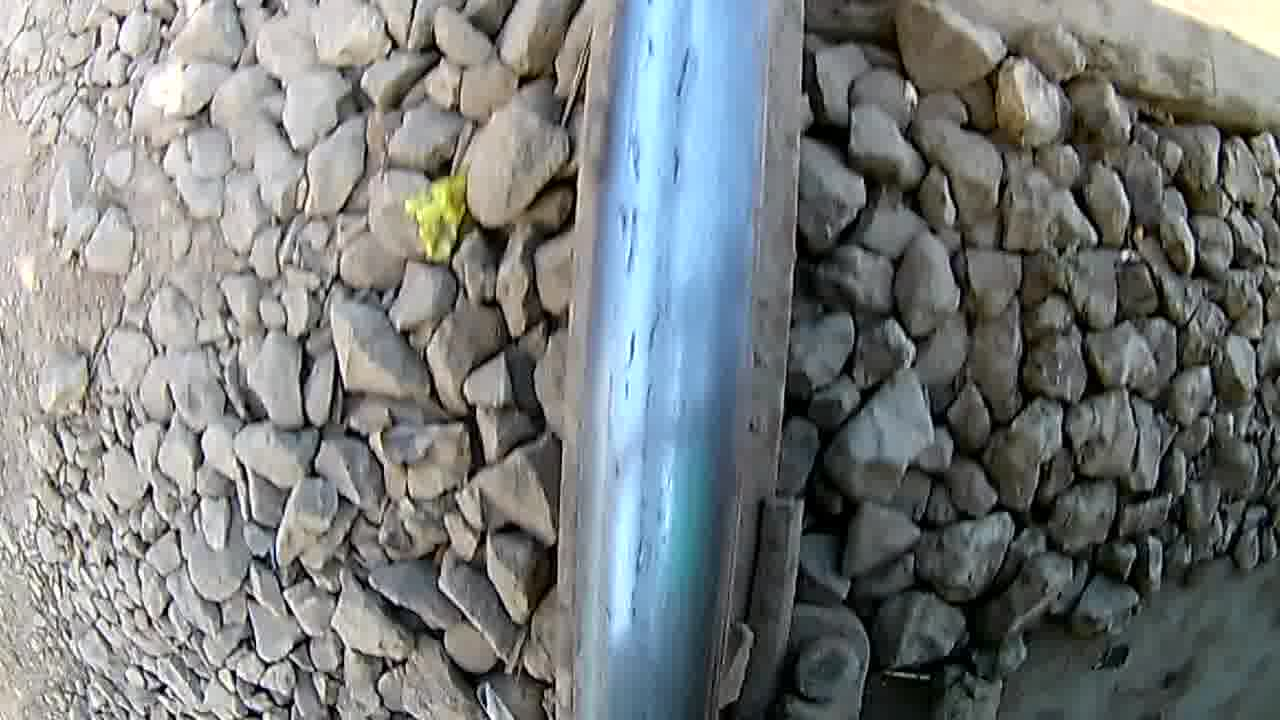
#> input picture Railway/Cracks/7.MOV_20201228114152_10038.JPEG, 1280 x 720 px
$ jupyter execute --allow-errors Image_Preprocessing.ipynb
#> lines starting #> are read from the running program, lines starting #| are printed output that depends on the picture
# image preprocessing of the cracks dataset

[cell 1]
import cv2
import matplotlib.pyplot as plt
image_path = 'Railway/Cracks/7.MOV_20201228114152_10038.JPEG'
# Load an image from the dataset
image = cv2.imread(image_path)
#> image is the input picture: shape (720, 1280, 3); mean B, G, R 124.9, 124.9, 120.7

# Convert BGR to RGB (OpenCV loads images in BGR format)
image_rgb = cv2.cvtColor(image, cv2.COLOR_BGR2RGB)

# Display the image
plt.imshow(image_rgb)
plt.axis('off')
plt.show()

[cell 2]
gray = cv2.cvtColor(image, cv2.COLOR_BGR2GRAY)
plt.imshow(gray, cmap='gray')
plt.axis('off')
plt.show()

[cell 3]
edges = cv2.Canny(gray, 50, 150)
plt.imshow(edges, cmap='gray')
plt.axis('off')
plt.show()

[cell 4]
import numpy as np

# Assuming the rail tracks are in the lower half of the image
height, width = gray.shape
vertical_center = width // 2
strip_width = width // 4  # or any other suitable width

roi = gray[:, vertical_center - strip_width // 3 : vertical_center + strip_width // 2]

plt.imshow(roi, cmap='gray')
plt.axis('off')
plt.show()

[cell 5]
roi_denoised = cv2.fastNlMeansDenoising(roi, None, 30, 7, 21)
plt.imshow(roi_denoised, cmap='gray')
plt.axis('off')
plt.show()

[cell 6]
_, thresh = cv2.threshold(roi_denoised, 128, 255, cv2.THRESH_BINARY)
plt.imshow(thresh, cmap='gray')
plt.axis('off')
plt.show()

[cell 7]
def preprocess_image(image_path):
    image = cv2.imread(image_path)
    gray = cv2.cvtColor(image, cv2.COLOR_BGR2GRAY)
    edges = cv2.Canny(gray, 50, 150)

    vertical_center = width // 2
    strip_width = width // 4  # or any other suitable width

    roi = gray[:, vertical_center - strip_width // 3 : vertical_center + strip_width // 2]

    roi_denoised = cv2.fastNlMeansDenoising(roi, None, 30, 7, 21)
    _, thresh = cv2.threshold(roi_denoised, 128, 255, cv2.THRESH_BINARY)

    return thresh

# Test the function
preprocessed_image = preprocess_image('Railway/Cracks/7.MOV_20201228114152_10038.JPEG')
plt.imshow(preprocessed_image, cmap='gray')
plt.axis('off')
plt.show()

# Converting and saving preprocessed images cracks

[cell 8]
import os
import cv2

def preprocess_image(image_path):
    image = cv2.imread(image_path)
    gray = cv2.cvtColor(image, cv2.COLOR_BGR2GRAY)

    height, width = gray.shape
    vertical_center = width // 2
    strip_width = width // 3  # Adjust based on your images

    # Extract the vertical center strip
    roi = gray[:, vertical_center - strip_width // 2 : vertical_center + strip_width // 2]
#> roi: shape (720, 426)

    # Optionally apply denoising and thresholding
    roi_denoised = cv2.fastNlMeansDenoising(roi, None, 30, 7, 21)
#> roi_denoised: shape (720, 426)
    _, thresh = cv2.threshold(roi_denoised, 128, 255, cv2.THRESH_BINARY)

    return thresh

# Directory containing your dataset
dataset_dir = 'Railway\Cracks'
output_dir = 'Railway_pre\cracks'

# Ensure the output directory exists
if not os.path.exists(output_dir):
    os.makedirs(output_dir)

# Process and save images
for subdir, _, files in os.walk(dataset_dir):
    for file in files:
        image_path = os.path.join(subdir, file)
        processed_image = preprocess_image(image_path)

        # Create corresponding directory in output directory
        relative_path = os.path.relpath(subdir, dataset_dir)
        output_subdir = os.path.join(output_dir, relative_path)
        if not os.path.exists(output_subdir):
            os.makedirs(output_subdir)

        # Save processed image
        output_path = os.path.join(output_subdir, file)
        cv2.imwrite(output_path, processed_image)

# image preprocessing for Flakings

[cell 9]
image_path = 'Railway/Flakings/1.MOV_20201221091849_5158.JPEG'
# Load an image from the dataset
image = cv2.imread(image_path)

# Convert BGR to RGB (OpenCV loads images in BGR format)
#> (the rest of this cell did not finish here and is left out)

#> (a cell that did not finish here is left out)

[cell 11]
edges = cv2.Canny(gray, 50, 150)
plt.imshow(edges, cmap='gray')
plt.axis('off')
plt.show()

[cell 12]
height, width = gray.shape
vertical_center = width // 2
strip_width = width // 4  # or any other suitable width

roi = gray[:, vertical_center - strip_width // 3 : vertical_center + strip_width // 2]

plt.imshow(roi, cmap='gray')
plt.axis('off')
plt.show()

[cell 13]
def preprocess_image(image_path):
    image = cv2.imread(image_path)
    gray = cv2.cvtColor(image, cv2.COLOR_BGR2GRAY)
    edges = cv2.Canny(gray, 50, 150)

    vertical_center = width // 2
    strip_width = width // 4  # or any other suitable width

    roi = gray[:, vertical_center - strip_width // 3 : vertical_center + strip_width // 2]

    roi_denoised = cv2.fastNlMeansDenoising(roi, None, 30, 7, 21)
    _, thresh = cv2.threshold(roi_denoised, 128, 255, cv2.THRESH_BINARY)

    return thresh

# Test the function
#> (the rest of this cell did not finish here and is left out)

[cell 14]
import os
import cv2

# [16 lines left out: function preprocess_image, not called in this run]

# Directory containing your dataset
dataset_dir = 'Railway\Flakings'
output_dir = 'Railway_pre\Flakings'

# Ensure the output directory exists
if not os.path.exists(output_dir):
    os.makedirs(output_dir)

# Process and save images
for subdir, _, files in os.walk(dataset_dir):
    for file in files:
        image_path = os.path.join(subdir, file)
        processed_image = preprocess_image(image_path)

        # Create corresponding directory in output directory
        relative_path = os.path.relpath(subdir, dataset_dir)
        output_subdir = os.path.join(output_dir, relative_path)
        if not os.path.exists(output_subdir):
            os.makedirs(output_subdir)

        # Save processed image
        output_path = os.path.join(output_subdir, file)
        cv2.imwrite(output_path, processed_image)

# image preprocessing Grooves

[cell 15]
image_path = 'Railway\Grooves/4.MOV_20201222164809_0935.JPEG'
# Load an image from the dataset
image = cv2.imread(image_path)
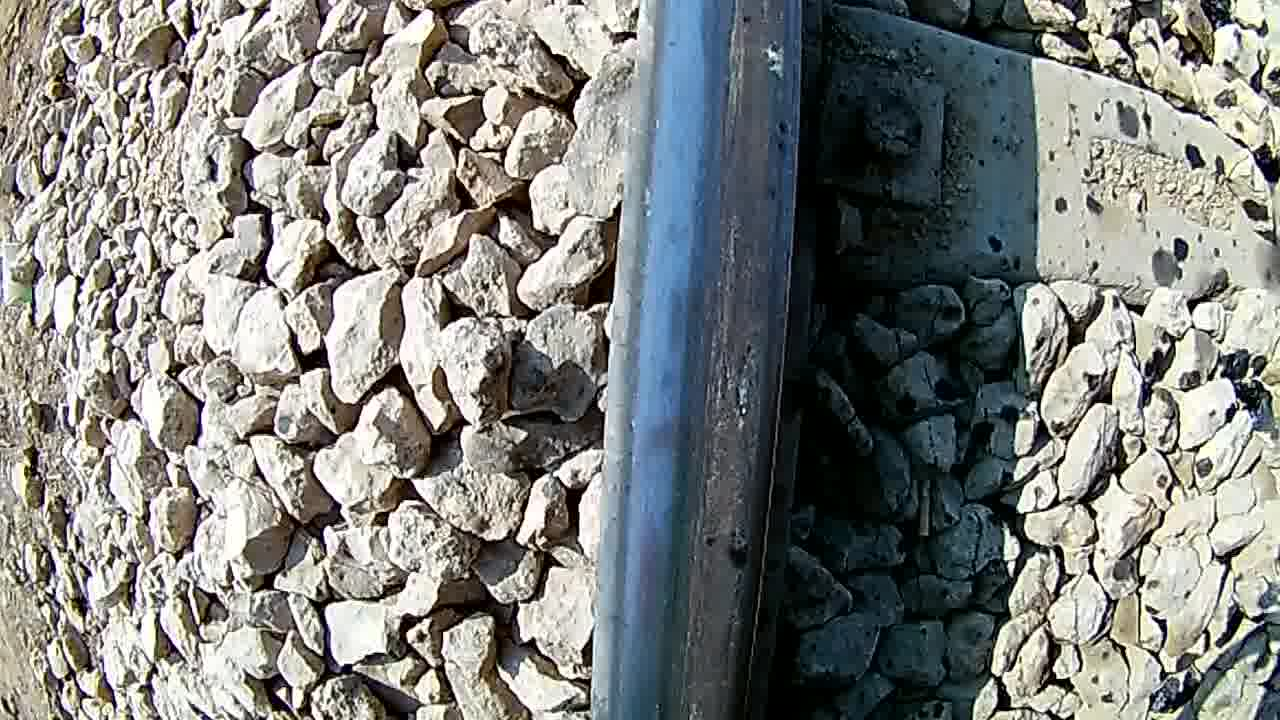
#> input picture Railway/Grooves/4.MOV_20201222164809_0935.JPEG, 1280 x 720 px, found by its file name
#> image is the input picture: shape (720, 1280, 3); mean B, G, R 126.4, 129.4, 127.4

# Convert BGR to RGB (OpenCV loads images in BGR format)
image_rgb = cv2.cvtColor(image, cv2.COLOR_BGR2RGB)

# Display the image
plt.imshow(image_rgb)
plt.axis('off')
plt.show()

[cell 16]
gray = cv2.cvtColor(image, cv2.COLOR_BGR2GRAY)
plt.imshow(gray, cmap='gray')
plt.axis('off')
plt.show()

[cell 17]
edges = cv2.Canny(gray, 50, 150)
plt.imshow(edges, cmap='gray')
plt.axis('off')
plt.show()

[cell 18]
height, width = gray.shape
vertical_center = width // 2
strip_width = width // 4  # or any other suitable width

roi = gray[:, vertical_center - strip_width // 3 : vertical_center + strip_width // 2]
#> roi: shape (720, 266)

plt.imshow(roi, cmap='gray')
plt.axis('off')
plt.show()

[cell 19]
def preprocess_image(image_path):
    image = cv2.imread(image_path)
    gray = cv2.cvtColor(image, cv2.COLOR_BGR2GRAY)
    edges = cv2.Canny(gray, 50, 150)

    vertical_center = width // 2
    strip_width = width // 4  # or any other suitable width

    roi = gray[:, vertical_center - strip_width // 3 : vertical_center + strip_width // 2]

    roi_denoised = cv2.fastNlMeansDenoising(roi, None, 30, 7, 21)
#> roi_denoised: shape (720, 266)
    _, thresh = cv2.threshold(roi_denoised, 128, 255, cv2.THRESH_BINARY)

    return thresh

# Test the function
preprocessed_image = preprocess_image('Railway\Grooves/4.MOV_20201222164809_0935.JPEG')
plt.imshow(preprocessed_image, cmap='gray')
plt.axis('off')
plt.show()

[cell 20]
import os
import cv2

def preprocess_image(image_path):
    image = cv2.imread(image_path)
    gray = cv2.cvtColor(image, cv2.COLOR_BGR2GRAY)

    height, width = gray.shape
    vertical_center = width // 2
    strip_width = width // 3  # Adjust based on your images

    # Extract the vertical center strip
    roi = gray[:, vertical_center - strip_width // 2 : vertical_center + strip_width // 2]
#> roi: shape (720, 426)

    # Optionally apply denoising and thresholding
    roi_denoised = cv2.fastNlMeansDenoising(roi, None, 30, 7, 21)
#> roi_denoised: shape (720, 426)
    _, thresh = cv2.threshold(roi_denoised, 128, 255, cv2.THRESH_BINARY)

    return thresh

# Directory containing your dataset
dataset_dir = 'Railway\Grooves'
output_dir = 'Railway_pre\Grooves'

# Ensure the output directory exists
if not os.path.exists(output_dir):
    os.makedirs(output_dir)

# Process and save images
for subdir, _, files in os.walk(dataset_dir):
    for file in files:
        image_path = os.path.join(subdir, file)
        processed_image = preprocess_image(image_path)

        # Create corresponding directory in output directory
        relative_path = os.path.relpath(subdir, dataset_dir)
        output_subdir = os.path.join(output_dir, relative_path)
        if not os.path.exists(output_subdir):
            os.makedirs(output_subdir)

        # Save processed image
        output_path = os.path.join(output_subdir, file)
        cv2.imwrite(output_path, processed_image)

# image preprocessing for Joints

[cell 21]
image_path = 'Railway\Joints/1.MOV_20201221091849_4575.JPEG'
# Load an image from the dataset
image = cv2.imread(image_path)
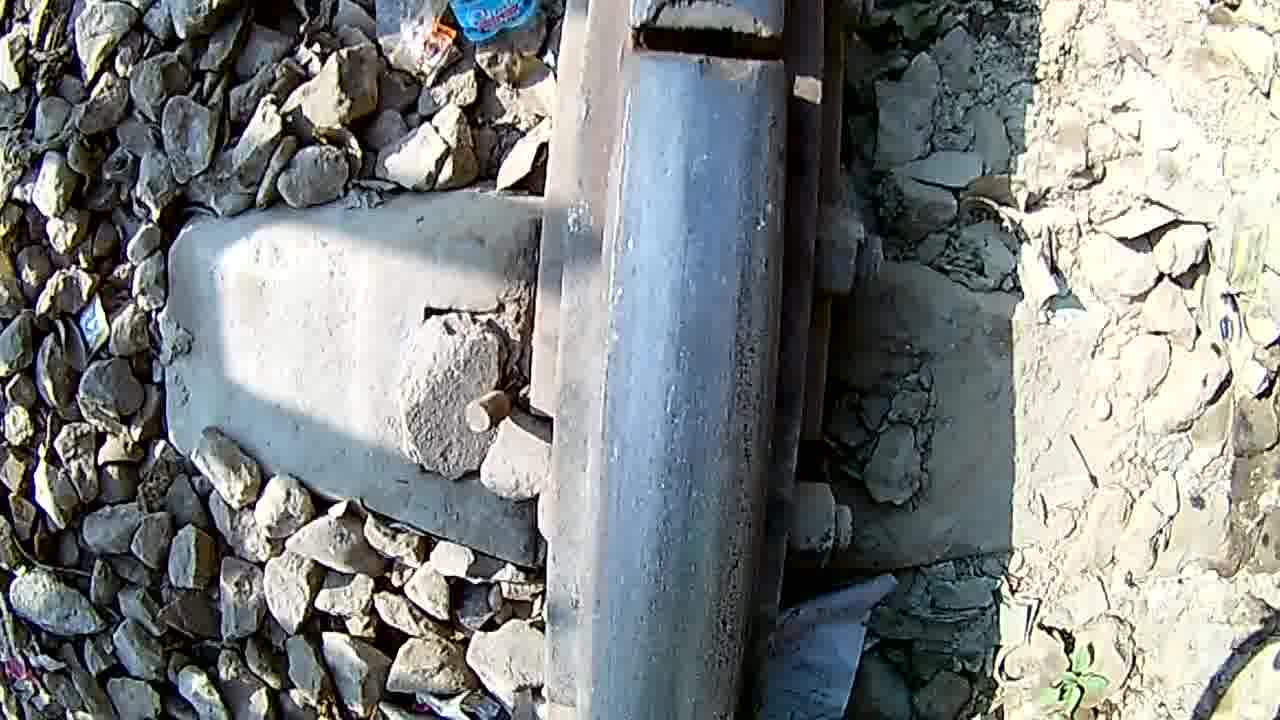
#> input picture Railway/Joints/1.MOV_20201221091849_4575.JPEG, 1280 x 720 px, found by its file name
#> image is the input picture: shape (720, 1280, 3); mean B, G, R 131.9, 133.2, 129

# Convert BGR to RGB (OpenCV loads images in BGR format)
image_rgb = cv2.cvtColor(image, cv2.COLOR_BGR2RGB)

# Display the image
plt.imshow(image_rgb)
plt.axis('off')
plt.show()

[cell 22]
gray = cv2.cvtColor(image, cv2.COLOR_BGR2GRAY)
plt.imshow(gray, cmap='gray')
plt.axis('off')
plt.show()

[cell 23]
edges = cv2.Canny(gray, 50, 150)
plt.imshow(edges, cmap='gray')
plt.axis('off')
plt.show()

[cell 24]
height, width = gray.shape
vertical_center = width // 2
strip_width = width // 1  # or any other suitable width

roi = gray[:, vertical_center - strip_width // 3 : vertical_center + strip_width // 3]
#> roi: shape (720, 852)

plt.imshow(roi, cmap='gray')
plt.axis('off')
plt.show()

[cell 25]
def preprocess_image(image_path):
    image = cv2.imread(image_path)
    gray = cv2.cvtColor(image, cv2.COLOR_BGR2GRAY)
    edges = cv2.Canny(gray, 50, 150)

    height, width = gray.shape
    vertical_center = width // 2
    strip_width = width // 1  # or any other suitable width

    roi = gray[:, vertical_center - strip_width // 3 : vertical_center + strip_width // 3]

    roi_denoised = cv2.fastNlMeansDenoising(roi, None, 30, 7, 21)
#> roi_denoised: shape (720, 852)
    _, thresh = cv2.threshold(roi_denoised, 128, 255, cv2.THRESH_BINARY)

    return thresh

# Test the function
preprocessed_image = preprocess_image('Railway\Joints/1.MOV_20201221091849_4575.JPEG')
plt.imshow(preprocessed_image, cmap='gray')
plt.axis('off')
plt.show()

[cell 26]
import os
import cv2

def preprocess_image(image_path):
    image = cv2.imread(image_path)
    gray = cv2.cvtColor(image, cv2.COLOR_BGR2GRAY)

    height, width = gray.shape
    vertical_center = width // 2
    strip_width = width // 1  # or any other suitable width

    roi = gray[:, vertical_center - strip_width // 3 : vertical_center + strip_width // 3]

    # Optionally apply denoising and thresholding
    roi_denoised = cv2.fastNlMeansDenoising(roi, None, 30, 7, 21)
    _, thresh = cv2.threshold(roi_denoised, 128, 255, cv2.THRESH_BINARY)

    return thresh

# Directory containing your dataset
dataset_dir = 'Railway\Joints'
output_dir = 'Railway_pre\Joints'

# Ensure the output directory exists
if not os.path.exists(output_dir):
    os.makedirs(output_dir)

# Process and save images
for subdir, _, files in os.walk(dataset_dir):
    for file in files:
        image_path = os.path.join(subdir, file)
        processed_image = preprocess_image(image_path)

        # Create corresponding directory in output directory
        relative_path = os.path.relpath(subdir, dataset_dir)
        output_subdir = os.path.join(output_dir, relative_path)
        if not os.path.exists(output_subdir):
            os.makedirs(output_subdir)

        # Save processed image
        output_path = os.path.join(output_subdir, file)
        cv2.imwrite(output_path, processed_image)

# Image preprocessing for Shellings

[cell 27]
image_path = 'Railway\Shellings/1.MOV_20201221091849_0243.JPEG'
# Load an image from the dataset
image = cv2.imread(image_path)
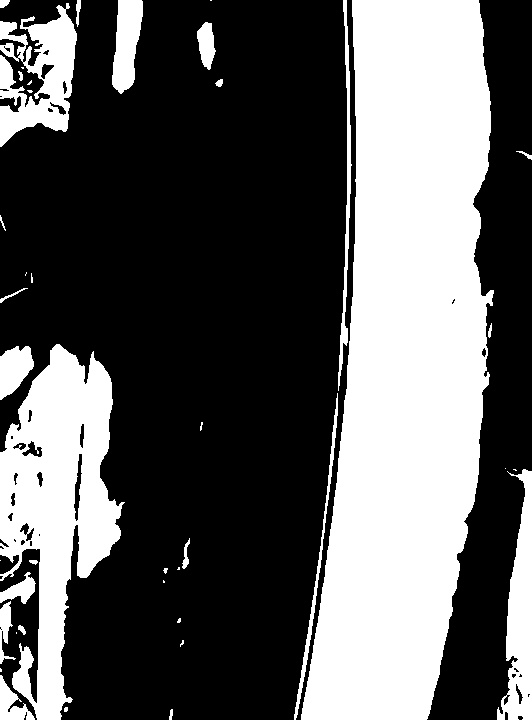
#> input picture Railway_pre/Shellings/1.MOV_20201221091849_0243.JPEG, 532 x 720 px, found by its file name
#> image is the input picture: shape (720, 532, 3); min 0, max 255, mean 93

# Convert BGR to RGB (OpenCV loads images in BGR format)
image_rgb = cv2.cvtColor(image, cv2.COLOR_BGR2RGB)

# Display the image
plt.imshow(image_rgb)
plt.axis('off')
plt.show()

[cell 28]
gray = cv2.cvtColor(image, cv2.COLOR_BGR2GRAY)
#> gray: shape (720, 532)
plt.imshow(gray, cmap='gray')
plt.axis('off')
plt.show()

[cell 29]
edges = cv2.Canny(gray, 50, 150)
plt.imshow(edges, cmap='gray')
plt.axis('off')
plt.show()

[cell 30]
height, width = gray.shape
vertical_center = width // 2
strip_width = width // 1  # or any other suitable width

roi = gray[:, vertical_center - strip_width // 12 : vertical_center + strip_width // 3]
#> roi: shape (720, 221)

plt.imshow(roi, cmap='gray')
plt.axis('off')
plt.show()

[cell 31]
def preprocess_image(image_path):
    image = cv2.imread(image_path)
    gray = cv2.cvtColor(image, cv2.COLOR_BGR2GRAY)
    edges = cv2.Canny(gray, 50, 150)

    height, width = gray.shape
    vertical_center = width // 2
    strip_width = width // 1  # or any other suitable width

    roi = gray[:, vertical_center - strip_width // 12 : vertical_center + strip_width // 3]

    roi_denoised = cv2.fastNlMeansDenoising(roi, None, 30, 7, 21)
#> roi_denoised: shape (720, 221)
    _, thresh = cv2.threshold(roi_denoised, 128, 255, cv2.THRESH_BINARY)

    return thresh

# Test the function
preprocessed_image = preprocess_image('Railway\Shellings/1.MOV_20201221091849_0243.JPEG')
plt.imshow(preprocessed_image, cmap='gray')
plt.axis('off')
plt.show()

[cell 32]
import os
import cv2

def preprocess_image(image_path):
    image = cv2.imread(image_path)
    gray = cv2.cvtColor(image, cv2.COLOR_BGR2GRAY)

    height, width = gray.shape
    vertical_center = width // 2
    strip_width = width // 1  # or any other suitable width

    roi = gray[:, vertical_center - strip_width // 12 : vertical_center + strip_width // 3]

    # Optionally apply denoising and thresholding
    roi_denoised = cv2.fastNlMeansDenoising(roi, None, 30, 7, 21)
    _, thresh = cv2.threshold(roi_denoised, 128, 255, cv2.THRESH_BINARY)

    return thresh

# Directory containing your dataset
dataset_dir = 'Railway\Shellings'
output_dir = 'Railway_pre\Shellings'

# Ensure the output directory exists
if not os.path.exists(output_dir):
    os.makedirs(output_dir)

# Process and save images
for subdir, _, files in os.walk(dataset_dir):
    for file in files:
        image_path = os.path.join(subdir, file)
        processed_image = preprocess_image(image_path)

        # Create corresponding directory in output directory
        relative_path = os.path.relpath(subdir, dataset_dir)
        output_subdir = os.path.join(output_dir, relative_path)
        if not os.path.exists(output_subdir):
            os.makedirs(output_subdir)

        # Save processed image
        output_path = os.path.join(output_subdir, file)
        cv2.imwrite(output_path, processed_image)

# image preprocessing for Spallings

[cell 33]
image_path = 'Railway\Spallings/1.MOV_20201221091849_3610.JPEG'
# Load an image from the dataset
image = cv2.imread(image_path)

# Convert BGR to RGB (OpenCV loads images in BGR format)
#> (the rest of this cell did not finish here and is left out)

#> (a cell that did not finish here is left out)

[cell 35]
edges = cv2.Canny(gray, 50, 150)
plt.imshow(edges, cmap='gray')
plt.axis('off')
plt.show()

[cell 36]
height, width = gray.shape
vertical_center = width // 2
strip_width = width // 1  # or any other suitable width

roi = gray[:, vertical_center - strip_width // 4 : vertical_center + strip_width // 3]
#> roi: shape (720, 310)

plt.imshow(roi, cmap='gray')
plt.axis('off')
plt.show()

[cell 37]
def preprocess_image(image_path):
    image = cv2.imread(image_path)
    gray = cv2.cvtColor(image, cv2.COLOR_BGR2GRAY)
    edges = cv2.Canny(gray, 50, 150)

    height, width = gray.shape
    vertical_center = width // 2
    strip_width = width // 1  # or any other suitable width

    roi = gray[:, vertical_center - strip_width // 4 : vertical_center + strip_width // 3]
    roi_denoised = cv2.fastNlMeansDenoising(roi, None, 30, 7, 21)
    _, thresh = cv2.threshold(roi_denoised, 128, 255, cv2.THRESH_BINARY)

    return thresh

# Test the function
#> (the rest of this cell did not finish here and is left out)

[cell 38]
import os
import cv2

# [15 lines left out: function preprocess_image, not called in this run]

# Directory containing your dataset
dataset_dir = 'Railway\Spallings'
output_dir = 'Railway_pre\Spallings'

# Ensure the output directory exists
if not os.path.exists(output_dir):
    os.makedirs(output_dir)

# Process and save images
for subdir, _, files in os.walk(dataset_dir):
    for file in files:
        image_path = os.path.join(subdir, file)
        processed_image = preprocess_image(image_path)

        # Create corresponding directory in output directory
        relative_path = os.path.relpath(subdir, dataset_dir)
        output_subdir = os.path.join(output_dir, relative_path)
        if not os.path.exists(output_subdir):
            os.makedirs(output_subdir)

        # Save processed image
        output_path = os.path.join(output_subdir, file)
        cv2.imwrite(output_path, processed_image)

# image preprocessing for squats

[cell 39]
image_path = 'Railway\Squats/1.MOV_20201221091849_2632.JPEG'
# Load an image from the dataset
image = cv2.imread(image_path)

# Convert BGR to RGB (OpenCV loads images in BGR format)
#> (the rest of this cell did not finish here and is left out)

#> (a cell that did not finish here is left out)

[cell 41]
edges = cv2.Canny(gray, 50, 150)
plt.imshow(edges, cmap='gray')
plt.axis('off')
plt.show()

[cell 42]
height, width = gray.shape
vertical_center = width // 2
strip_width = width // 1  # or any other suitable width

roi = gray[:, vertical_center - strip_width // 6 : vertical_center + strip_width // 4]
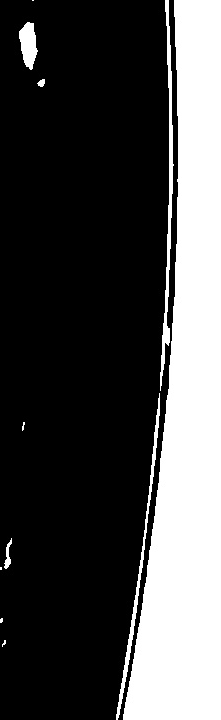
#> roi: shape (720, 221); min 0, max 255, mean 72.5

plt.imshow(roi, cmap='gray')
plt.axis('off')
plt.show()
